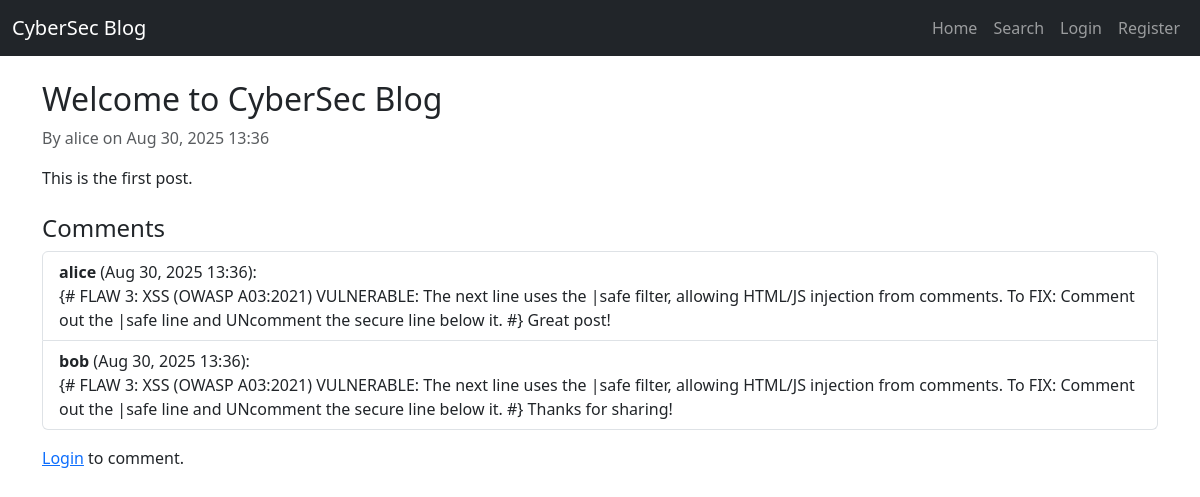
The app's page /post/1/ with its own data.
### blog/models.py (models this page shows, shortened)
class BlogPost(models.Model):
	title = models.CharField(max_length=200)  # Title of the post
	content = models.TextField()              # Content of the post
	author = models.ForeignKey(User, on_delete=models.CASCADE)  # Link to the User who wrote the post
	created_date = models.DateTimeField(auto_now_add=True)      # Date and time the post was created

class Comment(models.Model):
	post = models.ForeignKey(BlogPost, on_delete=models.CASCADE)  # Link to the related BlogPost
	author = models.ForeignKey(User, on_delete=models.CASCADE)    # Link to the User who wrote the comment
	content = models.TextField()                                  # Content of the comment
	created_date = models.DateTimeField(auto_now_add=True)        # Date and time the comment was created

### blog/views.py (the view, shortened to what this page needs)
# urls.py: path('post/<int:post_id>/', views.PostDetailView.as_view(), name='post_detail'),  # Post detail
class PostDetailView(View):
	def get(self, request, post_id):
		post = get_object_or_404(BlogPost, id=post_id)
		comments = Comment.objects.filter(post=post).order_by('created_date')
		return render(request, 'blog/post_detail.html', {'post': post, 'comments': comments})

### blog/templates/blog/post_detail.html (shortened to what this page needs)
{% extends 'blog/base.html' %}
{% block content %}
<article class="mb-4">
  <h2>{{ post.title }}</h2>
  <p class="text-muted">By {{ post.author.username }} on {{ post.created_date|date:"M d, Y H:i" }}</p>
  <div class="mb-3">{{ post.content }}</div>
</article>
<section>
  <h4>Comments</h4>
  <ul class="list-group mb-3">
    {% for comment in comments %}
      <li class="list-group-item">
      <strong>{{ comment.author.username }}</strong> ({{ comment.created_date|date:"M d, Y H:i" }}):<br>
      {# FLAW 3: XSS (OWASP A03:2021)
        VULNERABLE: The next line uses the |safe filter, allowing HTML/JS injection from comments.
        To FIX: Comment out the |safe line and UNcomment the secure line below it. #}
      {{ comment.content|safe }}
      </li>
    {% empty %}
      <li class="list-group-item">No comments yet.</li>
    {% endfor %}
  </ul>
  {% if user.is_authenticated %}
  <form method="post">
    {% csrf_token %}
    <div class="mb-3">
      <label for="content" class="form-label">Add a comment:</label>
      <textarea class="form-control" id="content" name="content" rows="3" required></textarea>
    </div>
    <button type="submit" class="btn btn-primary">Post Comment</button>
  </form>
  {% else %}
    <p><a href="{% url 'login' %}">Login</a> to comment.</p>
  {% endif %}
</section>
{% endblock %}

### records on screen
BlogPost: title "Welcome to CyberSec Blog", author.username "alice", created_date "Aug 30, 2025 13:36", content "This is the first post."
Comment: author.username "alice", created_date "Aug 30, 2025 13:36", content "Great post!"
Comment: author.username "bob", created_date "Aug 30, 2025 13:36", content "Thanks for sharing!"
